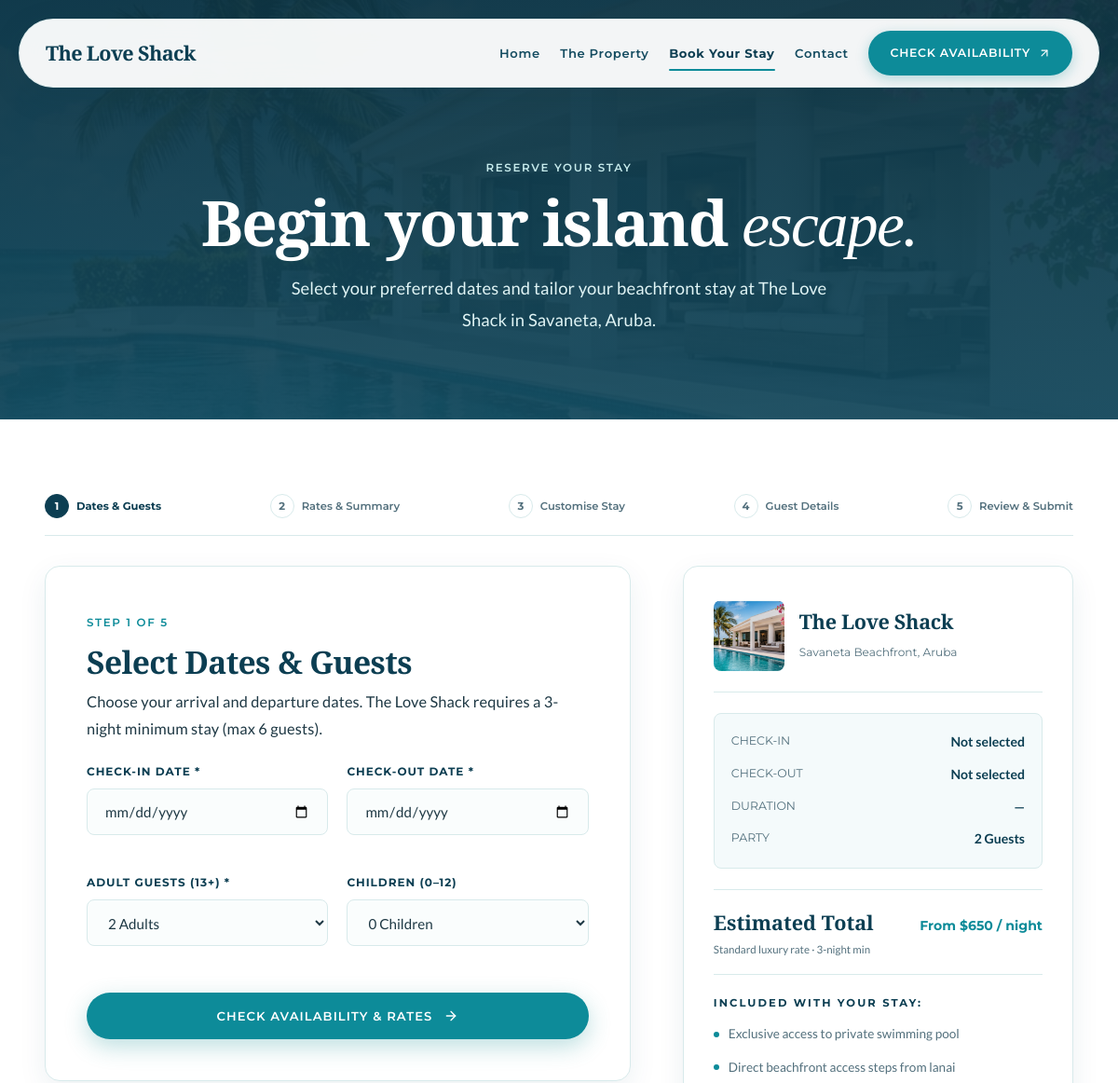
/booking.php (upper part), run on an earlier commit of the app's database.
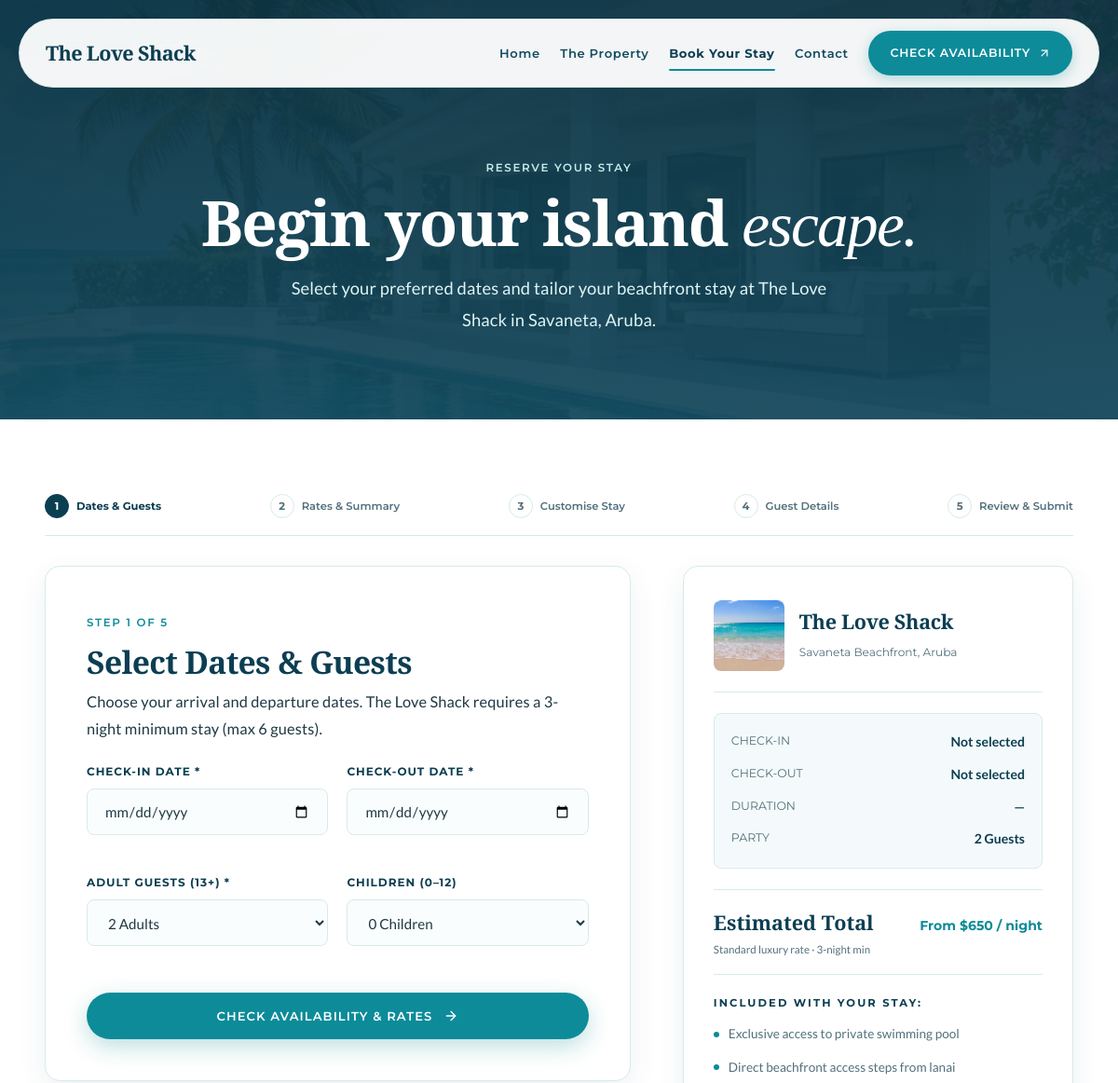
And on a later commit of the database.
### tables this page shows
CREATE TABLE `properties` (
  `id` INT AUTO_INCREMENT PRIMARY KEY,
  `name` VARCHAR(128) NOT NULL,
  `slug` VARCHAR(64) NOT NULL UNIQUE,
  `tagline` VARCHAR(255) NULL,
  `hero_heading` VARCHAR(255) NOT NULL,
  `hero_description` TEXT NOT NULL,
  `hero_image` VARCHAR(255) NOT NULL,
  `intro_badge` VARCHAR(64) DEFAULT 'SAVANETA · ARUBA',
  `intro_title` VARCHAR(255) NOT NULL,
  `intro_content` TEXT NOT NULL,
  `bedrooms` TINYINT NOT NULL DEFAULT 3,
  `bathrooms` TINYINT NOT NULL DEFAULT 3,
  `max_guests` TINYINT NOT NULL DEFAULT 6,
  `base_nightly_rate` DECIMAL(10,2) NOT NULL DEFAULT 650.00,
  `location_area` VARCHAR(128) NOT NULL DEFAULT 'Savaneta, Aruba',
  `map_lat` DECIMAL(10,7) DEFAULT 12.4419000,
  `map_lng` DECIMAL(10,7) DEFAULT -69.9328000,
  `is_active` TINYINT(1) NOT NULL DEFAULT 1,
  `created_at` TIMESTAMP DEFAULT CURRENT_TIMESTAMP,
  `updated_at` TIMESTAMP DEFAULT CURRENT_TIMESTAMP ON UPDATE CURRENT_TIMESTAMP
);

### includes/functions.php (called while the page is built, shortened)
<?php
function get_site_settings(): array {
    $defaultSettings = [
        'site_title'           => 'The Love Shack Aruba',
        'site_tagline'         => 'Luxury Beachfront Sanctuary · Savaneta, Aruba',
        'concierge_email'      => 'concierge@loveshackaruba.com',
        'concierge_phone'      => '+297 580 0000',
        'property_location'    => 'Savaneta Beachfront, Aruba, Dutch Caribbean',
        'default_nightly_rate' => '650.00',
        'min_stay_nights'      => '3',
        'max_guests'           => '6',
        'cleaning_fee'         => '180.00',
        'service_tax_percent'  => '9.50',
        'checkin_time'         => '15:00',
        'checkout_time'        => '11:00',
        'cancellation_policy'  => 'Full refund up to 30 days prior to arrival. 50% refund between 30 and 14 days prior.',
    ];
    $pdo = get_db_connection();
    try {
        $stmt = $pdo->query("SELECT setting_key, setting_value FROM site_settings");
        $rows = $stmt->fetchAll();
        foreach ($rows as $row) {
            $defaultSettings[$row['setting_key']] = $row['setting_value'];
        }
    } catch (Exception $e) {
        error_log("Failed to load site settings: " . $e->getMessage());
    }
    return $defaultSettings;
}
function get_property_details(string $slug = 'the-love-shack'): array {
    $fallback = [
        'id'                => 1,
        'name'              => 'The Love Shack Aruba',
        'slug'              => 'the-love-shack',
        'tagline'           => 'Barefoot luxury beachfront villa with private freshwater pool',
        'hero_heading'      => 'Your beachfront escape in Aruba.',
        'hero_description'  => 'An intimate beachfront hideaway where barefoot island living meets understated elegance. Wake to gentle Caribbean waves and step directly from your private pool terrace onto secluded Aruban sands.',
        'beach_hero_image'  => 'assets/images/beach-hero.jpg',
        'hero_image'        => 'assets/images/temporary-hero.jpg',
        'intro_badge'       => 'THE LOVE SHACK · ARUBA',
        'intro_title'       => 'Barefoot luxury on Aruba\'s peaceful southern coast.',
        'intro_content'     => "Tucked along the peaceful coastline of Savaneta, The Love Shack redefines island ease. Designed for travelers seeking quiet luxury, generous open-air living spaces, and the soothing sounds of gentle Caribbean tides.\r\n\r\nUnlike the bustling high-rise resort strip in the north, Savaneta offers untouched authentic island charm, calm clear turquoise shallows, and some of Aruba's most celebrated waterfront seafood restaurants just moments away.",
        'bedrooms'          => 3,
        'bathrooms'         => 3,
        'max_guests'        => 6,
        'base_nightly_rate' => 650.00,
        'location_area'     => 'Savaneta Beachfront, Aruba',
    ];
    $pdo = get_db_connection();
    try {
        $stmt = $pdo->prepare("SELECT * FROM properties WHERE slug = ? AND is_active = 1 LIMIT 1");
        $stmt->execute([$slug]);
        $row = $stmt->fetch();
        return $row ?: $fallback;
    } catch (Exception $e) {
        error_log("Error fetching property: " . $e->getMessage());
        return $fallback;
    }
}

### booking.php (the view, shortened to what this page needs)
<?php
$activePage = 'booking';
require_once __DIR__ . '/includes/header.php';
$property = get_property_details();
?>
  <main>
    <section class="page-banner" aria-label="Book Your Stay">
      <div class="page-banner-bg" role="img" aria-label="The Love Shack Villa Background"></div>
      <div class="page-banner-overlay"></div>
      <div class="page-banner-content">
        <span class="eyebrow light center">RESERVE YOUR STAY</span>
        <h1>Begin your island <em>escape.</em></h1>
        <p>
          Select your preferred dates and tailor your beachfront stay at The Love Shack in Savaneta, Aruba.
        </p>
      </div>
    </section>
    <section class="booking-section wrap" aria-label="Direct Reservation Interface">
      <div class="booking-steps-bar" role="tablist" aria-label="Booking steps">
        <div class="booking-step-item active" id="stepIndicator1">
          <div class="booking-step-num">1</div>
          <span>Dates & Guests</span>
        </div>
        <div class="booking-step-item" id="stepIndicator2">
          <div class="booking-step-num">2</div>
          <span>Rates & Summary</span>
        </div>
        <div class="booking-step-item" id="stepIndicator3">
          <div class="booking-step-num">3</div>
          <span>Customise Stay</span>
        </div>
        <div class="booking-step-item" id="stepIndicator4">
          <div class="booking-step-num">4</div>
          <span>Guest Details</span>
        </div>
        <div class="booking-step-item" id="stepIndicator5">
          <div class="booking-step-num">5</div>
          <span>Review & Submit</span>
        </div>
      </div>
      <div class="booking-layout">
        <div class="form-card">
          <div class="booking-step-pane active" id="paneStep1">
            <span class="eyebrow">STEP 1 OF 5</span>
            <h2>Select Dates & Guests</h2>
            <p>Choose your arrival and departure dates. The Love Shack requires a <?= (int)($settings['min_stay_nights'] ?? 3) ?>-night minimum stay (max <?= (int)($settings['max_guests'] ?? 6) ?> guests).</p>
            <div class="form-group-row">
              <div class="form-group">
                <label for="checkin">Check-in Date *</label>
                <input type="date" id="checkin" name="checkin" required aria-required="true">
              </div>
              <div class="form-group">
                <label for="checkout">Check-out Date *</label>
                <input type="date" id="checkout" name="checkout" required aria-required="true">
              </div>
            </div>
            <div class="form-group-row">
              <div class="form-group">
                <label for="adults">Adult Guests (13+) *</label>
                <select id="adults" name="adults" required>
                  <option value="2" selected>2 Adults</option>
                </select>
              </div>
              <div class="form-group">
                <label for="children">Children (0–12)</label>
                <select id="children" name="children">
                  <option value="0" selected>0 Children</option>
                </select>
              </div>
            </div>
            <button type="button" class="btn btn-teal" id="btnCheckAvailability" style="width: 100%; margin-top: 10px;">
              Check Availability & Rates
              <svg viewBox="0 0 24 24" fill="none" stroke="currentColor" stroke-width="2" stroke-linecap="round" stroke-linejoin="round">
                <line x1="5" y1="12" x2="19" y2="12"></line>
                <polyline points="12 5 19 12 12 19"></polyline>
              </svg>
            </button>
          </div>
        </div>
        <aside class="booking-summary-card" aria-label="Reservation Summary">
          <div class="summary-villa-header">
            <div class="summary-thumb">
              <img src="<?= htmlspecialchars($property['hero_image'] ?? 'assets/images/temporary-hero.jpg') ?>" alt="The Love Shack Villa">
            </div>
            <div class="summary-header-text">
              <h3><?= htmlspecialchars($property['name'] ?? 'The Love Shack Villa') ?></h3>
              <span><?= htmlspecialchars($property['location_area'] ?? 'Savaneta Beachfront, Aruba') ?></span>
            </div>
          </div>
          <div class="summary-dates-box">
            <div class="summary-date-row">
              <span>CHECK-IN</span>
              <span id="sumCheckin">Not selected</span>
            </div>
            <div class="summary-date-row">
              <span>CHECK-OUT</span>
              <span id="sumCheckout">Not selected</span>
            </div>
            <div class="summary-date-row">
              <span>DURATION</span>
              <span id="sumNights">—</span>
            </div>
            <div class="summary-date-row">
              <span>PARTY</span>
              <span id="sumGuests">2 Guests</span>
            </div>
          </div>
          <div class="summary-pricing-row">
            <div>
              <strong>Estimated Total</strong>
              <div id="sumPricingSubcaption" style="font-size: 0.72rem; color: var(--color-text-muted);">From $<?= number_format((float)($settings['default_nightly_rate'] ?? 650), 0) ?> / night</div>
            </div>
            <span id="sumTotal">From $<?= number_format((float)($settings['default_nightly_rate'] ?? 650), 0) ?> / night</span>
          </div>
          <span class="footer-col-title" style="color: var(--color-primary); margin-bottom: 12px;">INCLUDED WITH YOUR STAY:</span>
          <ul class="summary-inclusions">
            <li>
              <span class="inclusion-dot"></span>
              <span>Exclusive access to private swimming pool</span>
            </li>
            <li>
              <span class="inclusion-dot"></span>
              <span>Direct beachfront access steps from lanai</span>
            </li>
          </ul>
        </aside>
      </div>
    </section>
  </main>
<?php require_once __DIR__ . '/includes/footer.php'; ?>

### includes/header.php (shortened to what this page needs)
<?php
require_once __DIR__ . '/functions.php';
$settings = get_site_settings();
$activePage = $activePage ?? 'home';
$ext = '.php';
?>
<!doctype html>
<html lang="en">
<head>
  <link rel="stylesheet" href="assets/css/style.css?v=2.2">
</head>
<body>
  <div class="header-wrapper">
    <header class="header">
      <a class="logo" href="index<?= $ext ?>" aria-label="The Love Shack Aruba Homepage"><?= htmlspecialchars($settings['site_title'] ?? 'The Love Shack Aruba') ?></a>
      <nav class="nav" aria-label="Main Navigation">
        <a class="<?= $activePage === 'home' ? 'current' : '' ?>" href="index.php">Home</a>
        <a class="<?= $activePage === 'property' ? 'current' : '' ?>" href="property.php">The Property</a>
        <a class="<?= $activePage === 'booking' ? 'current' : '' ?>" href="booking.php">Book Your Stay</a>
        <a class="<?= $activePage === 'contact' ? 'current' : '' ?>" href="contact.php">Contact</a>
        <a class="nav-cta" href="booking.php">
          Check Availability
          <svg viewBox="0 0 24 24" fill="none" stroke="currentColor" stroke-width="2" stroke-linecap="round" stroke-linejoin="round">
            <line x1="7" y1="17" x2="17" y2="7"></line>
            <polyline points="7 7 17 7 17 17"></polyline>
          </svg>
        </a>
      </nav>
    </header>
  </div>

### includes/footer.php (shortened to what this page needs)
<?php
require_once __DIR__ . '/functions.php';
?>
</body>
</html>

What changed in the data, as far as the page shows it:
changed properties "The Love Shack": hero_image: a different picture
